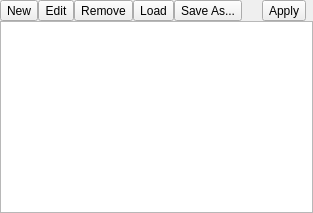
         <widget class="QWidget" name="templatesLibraryPage">
          <layout class="QGridLayout" name="gridLayout_13">
           <property name="leftMargin">
            <number>0</number>
           </property>
           <property name="topMargin">
            <number>0</number>
           </property>
           <property name="rightMargin">
            <number>0</number>
           </property>
           <property name="bottomMargin">
            <number>0</number>
           </property>
           <property name="spacing">
            <number>0</number>
           </property>
           <item row="1" column="0" colspan="8">
            <widget class="QWidget" name="templatesLibraryPageWidget" native="true">
             <layout class="QGridLayout" name="gridLayout_8">
              <property name="leftMargin">
               <number>0</number>
              </property>
              <property name="topMargin">
               <number>0</number>
              </property>
              <property name="rightMargin">
               <number>0</number>
              </property>
              <property name="bottomMargin">
               <number>0</number>
              </property>
              <item row="0" column="0">
               <widget class="QTableView" name="templates">
                <property name="editTriggers">
                 <set>QAbstractItemView::NoEditTriggers</set>
                </property>
                <property name="alternatingRowColors">
                 <bool>true</bool>
                </property>
                <property name="selectionMode">
                 <enum>QAbstractItemView::SingleSelection</enum>
                </property>
                <property name="selectionBehavior">
                 <enum>QAbstractItemView::SelectRows</enum>
                </property>
                <property name="verticalScrollMode">
                 <enum>QAbstractItemView::ScrollPerPixel</enum>
                </property>
                <attribute name="horizontalHeaderVisible">
                 <bool>false</bool>
                </attribute>
                <attribute name="horizontalHeaderMinimumSectionSize">
                 <number>33</number>
                </attribute>
                <attribute name="horizontalHeaderStretchLastSection">
                 <bool>true</bool>
                </attribute>
                <attribute name="verticalHeaderVisible">
                 <bool>false</bool>
                </attribute>
               </widget>
              </item>
             </layout>
            </widget>
           </item>
           <item row="0" column="6">
            <widget class="FlatButton" name="applyTemplate">
             <property name="toolTip">
              <string>Apply Selected Template</string>
             </property>
             <property name="text">
              <string>Apply</string>
             </property>
             <property name="icon">
              <iconset resource="../../../scenarist-core/Resources/Resources.qrc">
               <normaloff>:/Graphics/Icons/Editing/checkmark.png</normaloff>:/Graphics/Icons/Editing/checkmark.png</iconset>
             </property>
            </widget>
           </item>
           <item row="0" column="0">
            <widget class="FlatButton" name="newTemplate">
             <property name="toolTip">
              <string>Add Template</string>
             </property>
             <property name="text">
              <string>New</string>
             </property>
             <property name="icon">
              <iconset resource="../../../scenarist-core/Resources/Resources.qrc">
               <normaloff>:/Graphics/Icons/Editing/add.png</normaloff>:/Graphics/Icons/Editing/add.png</iconset>
             </property>
            </widget>
           </item>
           <item row="0" column="1">
            <widget class="FlatButton" name="editTemplate">
             <property name="toolTip">
              <string>Edit Selected Template</string>
             </property>
             <property name="text">
              <string>Edit</string>
             </property>
             <property name="icon">
              <iconset resource="../../../scenarist-core/Resources/Resources.qrc">
               <normaloff>:/Graphics/Icons/Editing/edit.png</normaloff>:/Graphics/Icons/Editing/edit.png</iconset>
             </property>
            </widget>
           </item>
           <item row="0" column="2">
            <widget class="FlatButton" name="removeTemplate">
             <property name="toolTip">
              <string>Delete Selected Template</string>
             </property>
             <property name="text">
              <string>Remove</string>
             </property>
             <property name="icon">
              <iconset resource="../../../scenarist-core/Resources/Resources.qrc">
               <normaloff>:/Graphics/Icons/Editing/delete.png</normaloff>:/Graphics/Icons/Editing/delete.png</iconset>
             </property>
            </widget>
           </item>
           <item row="0" column="3">
            <widget class="FlatButton" name="loadTemplate">
             <property name="toolTip">
              <string>Load Template From File</string>
             </property>
             <property name="text">
              <string>Load</string>
             </property>
             <property name="icon">
              <iconset resource="../../../scenarist-core/Resources/Resources.qrc">
               <normaloff>:/Graphics/Icons/folder.png</normaloff>:/Graphics/Icons/folder.png</iconset>
             </property>
            </widget>
           </item>
           <item row="0" column="4">
            <widget class="FlatButton" name="saveTemplate">
             <property name="toolTip">
              <string>Save Template To File</string>
             </property>
             <property name="text">
              <string>Save As...</string>
             </property>
             <property name="icon">
              <iconset resource="../../../scenarist-core/Resources/Resources.qrc">
               <normaloff>:/Graphics/Icons/Editing/save.png</normaloff>:/Graphics/Icons/Editing/save.png</iconset>
             </property>
            </widget>
           </item>
           <item row="0" column="7">
            <widget class="QLabel" name="topRightEmptyLabel_5">
             <property name="text">
              <string/>
             </property>
            </widget>
           </item>
           <item row="0" column="5">
            <widget class="QLabel" name="topRightEmptyLabel_7">
             <property name="sizePolicy">
              <sizepolicy hsizetype="Fixed" vsizetype="Preferred">
               <horstretch>0</horstretch>
               <verstretch>0</verstretch>
              </sizepolicy>
             </property>
             <property name="minimumSize">
              <size>
               <width>20</width>
               <height>0</height>
              </size>
             </property>
             <property name="maximumSize">
              <size>
               <width>20</width>
               <height>16777215</height>
              </size>
             </property>
             <property name="text">
              <string/>
             </property>
            </widget>
           </item>
          </layout>
         </widget>
